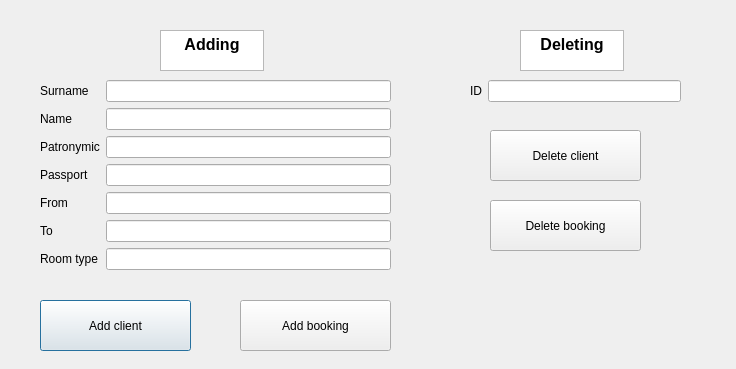
<?xml version="1.0" encoding="UTF-8"?>
<ui version="4.0">
 <class>secondwindow</class>
 <widget class="QDialog" name="secondwindow">
  <property name="geometry">
   <rect>
    <x>0</x>
    <y>0</y>
    <width>736</width>
    <height>369</height>
   </rect>
  </property>
  <property name="windowTitle">
   <string>Edit</string>
  </property>
  <widget class="QWidget" name="formLayoutWidget">
   <property name="geometry">
    <rect>
     <x>40</x>
     <y>80</y>
     <width>351</width>
     <height>205</height>
    </rect>
   </property>
   <layout class="QFormLayout" name="formLayout">
    <item row="1" column="0">
     <widget class="QLabel" name="label">
      <property name="text">
       <string>Surname</string>
      </property>
     </widget>
    </item>
    <item row="1" column="1">
     <widget class="QLineEdit" name="pasteFName"/>
    </item>
    <item row="2" column="0">
     <widget class="QLabel" name="label_2">
      <property name="text">
       <string>Name</string>
      </property>
     </widget>
    </item>
    <item row="2" column="1">
     <widget class="QLineEdit" name="pasteMName"/>
    </item>
    <item row="3" column="0">
     <widget class="QLabel" name="label_3">
      <property name="text">
       <string>Patronymic</string>
      </property>
     </widget>
    </item>
    <item row="3" column="1">
     <widget class="QLineEdit" name="pasteLName"/>
    </item>
    <item row="4" column="0">
     <widget class="QLabel" name="label_4">
      <property name="text">
       <string>Passport</string>
      </property>
     </widget>
    </item>
    <item row="4" column="1">
     <widget class="QLineEdit" name="pastePasport"/>
    </item>
    <item row="5" column="0">
     <widget class="QLabel" name="label_6">
      <property name="text">
       <string>From</string>
      </property>
     </widget>
    </item>
    <item row="6" column="0">
     <widget class="QLabel" name="label_7">
      <property name="text">
       <string>To</string>
      </property>
     </widget>
    </item>
    <item row="5" column="1">
     <widget class="QLineEdit" name="startResB"/>
    </item>
    <item row="6" column="1">
     <widget class="QLineEdit" name="endResB"/>
    </item>
    <item row="7" column="0">
     <widget class="QLabel" name="label_9">
      <property name="text">
       <string>Room type</string>
      </property>
     </widget>
    </item>
    <item row="7" column="1">
     <widget class="QLineEdit" name="pasteType">
      <property name="text">
       <string/>
      </property>
     </widget>
    </item>
   </layout>
  </widget>
  <widget class="QPushButton" name="Add">
   <property name="geometry">
    <rect>
     <x>40</x>
     <y>300</y>
     <width>151</width>
     <height>51</height>
    </rect>
   </property>
   <property name="text">
    <string>Add client</string>
   </property>
  </widget>
  <widget class="QPushButton" name="Delete">
   <property name="geometry">
    <rect>
     <x>490</x>
     <y>130</y>
     <width>151</width>
     <height>51</height>
    </rect>
   </property>
   <property name="text">
    <string>Delete client</string>
   </property>
  </widget>
  <widget class="QPushButton" name="Book">
   <property name="geometry">
    <rect>
     <x>240</x>
     <y>300</y>
     <width>151</width>
     <height>51</height>
    </rect>
   </property>
   <property name="text">
    <string>Add booking</string>
   </property>
  </widget>
  <widget class="QLabel" name="label_8">
   <property name="geometry">
    <rect>
     <x>30</x>
     <y>40</y>
     <width>55</width>
     <height>16</height>
    </rect>
   </property>
   <property name="text">
    <string/>
   </property>
  </widget>
  <widget class="QPushButton" name="DeleteBook">
   <property name="geometry">
    <rect>
     <x>490</x>
     <y>200</y>
     <width>151</width>
     <height>51</height>
    </rect>
   </property>
   <property name="text">
    <string>Delete booking</string>
   </property>
  </widget>
  <widget class="QWidget" name="formLayoutWidget_2">
   <property name="geometry">
    <rect>
     <x>470</x>
     <y>80</y>
     <width>211</width>
     <height>31</height>
    </rect>
   </property>
   <layout class="QFormLayout" name="formLayout_2">
    <item row="0" column="0">
     <widget class="QLabel" name="label_5">
      <property name="text">
       <string>ID</string>
      </property>
     </widget>
    </item>
    <item row="0" column="1">
     <widget class="QLineEdit" name="pasteID"/>
    </item>
   </layout>
  </widget>
  <widget class="QTextEdit" name="textEdit">
   <property name="geometry">
    <rect>
     <x>160</x>
     <y>30</y>
     <width>104</width>
     <height>41</height>
    </rect>
   </property>
   <property name="html">
    <string>&lt;!DOCTYPE HTML PUBLIC &quot;-//W3C//DTD HTML 4.0//EN&quot; &quot;http://www.w3.org/TR/REC-html40/strict.dtd&quot;&gt;
&lt;html&gt;&lt;head&gt;&lt;meta name=&quot;qrichtext&quot; content=&quot;1&quot; /&gt;&lt;style type=&quot;text/css&quot;&gt;
p, li { white-space: pre-wrap; }
&lt;/style&gt;&lt;/head&gt;&lt;body style=&quot; font-family:'MS Shell Dlg 2'; font-size:7.8pt; font-weight:400; font-style:normal;&quot;&gt;
&lt;p align=&quot;center&quot; style=&quot; margin-top:0px; margin-bottom:0px; margin-left:0px; margin-right:0px; -qt-block-indent:0; text-indent:0px;&quot;&gt;&lt;span style=&quot; font-size:12pt; font-weight:600;&quot;&gt;Adding&lt;/span&gt;&lt;/p&gt;&lt;/body&gt;&lt;/html&gt;</string>
   </property>
  </widget>
  <widget class="QTextEdit" name="textEdit_2">
   <property name="geometry">
    <rect>
     <x>520</x>
     <y>30</y>
     <width>104</width>
     <height>41</height>
    </rect>
   </property>
   <property name="html">
    <string>&lt;!DOCTYPE HTML PUBLIC &quot;-//W3C//DTD HTML 4.0//EN&quot; &quot;http://www.w3.org/TR/REC-html40/strict.dtd&quot;&gt;
&lt;html&gt;&lt;head&gt;&lt;meta name=&quot;qrichtext&quot; content=&quot;1&quot; /&gt;&lt;style type=&quot;text/css&quot;&gt;
p, li { white-space: pre-wrap; }
&lt;/style&gt;&lt;/head&gt;&lt;body style=&quot; font-family:'MS Shell Dlg 2'; font-size:7.8pt; font-weight:400; font-style:normal;&quot;&gt;
&lt;p align=&quot;center&quot; style=&quot; margin-top:0px; margin-bottom:0px; margin-left:0px; margin-right:0px; -qt-block-indent:0; text-indent:0px;&quot;&gt;&lt;span style=&quot; font-size:12pt; font-weight:600;&quot;&gt;Deleting&lt;/span&gt;&lt;/p&gt;&lt;/body&gt;&lt;/html&gt;</string>
   </property>
  </widget>
 </widget>
 <resources/>
 <connections/>
</ui>
